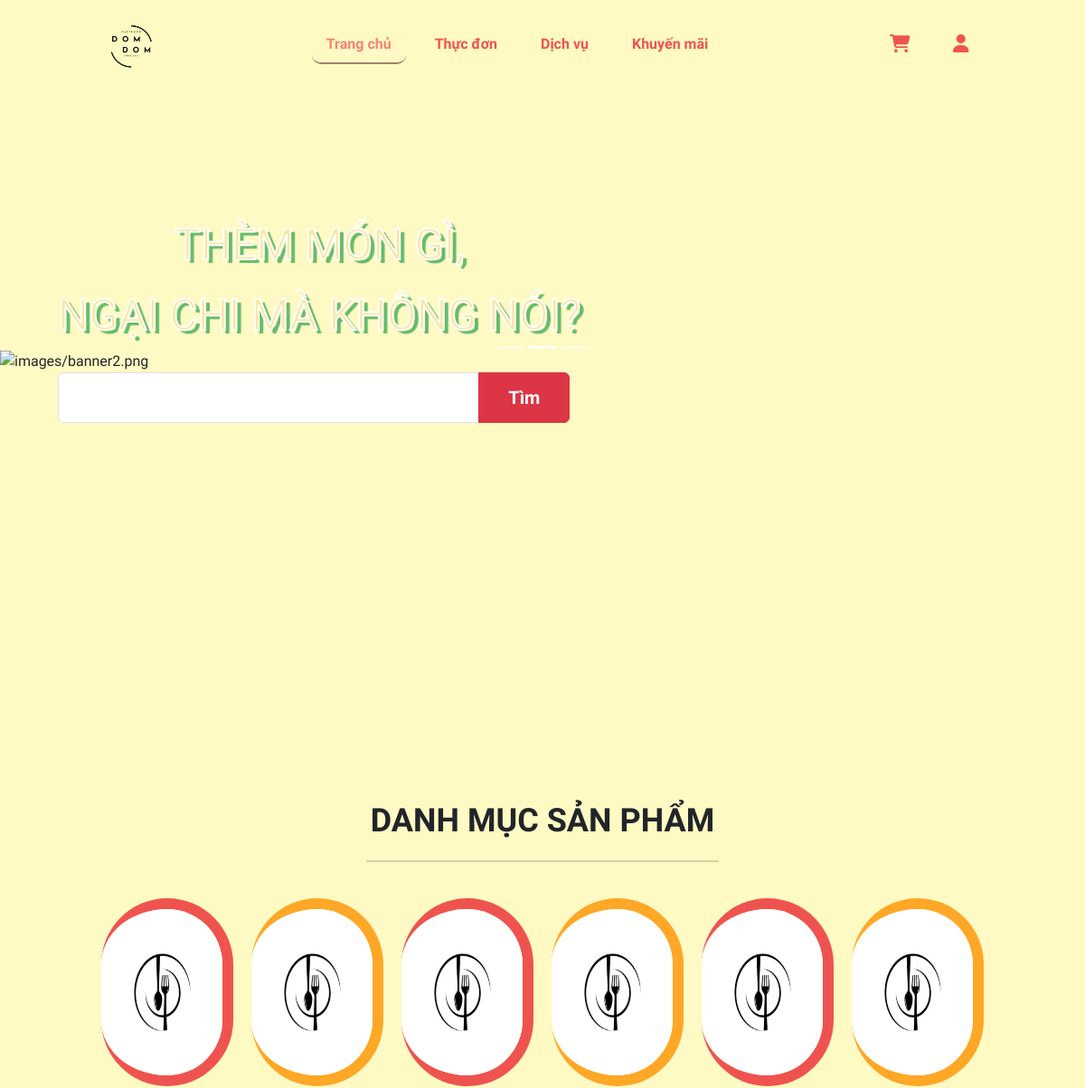
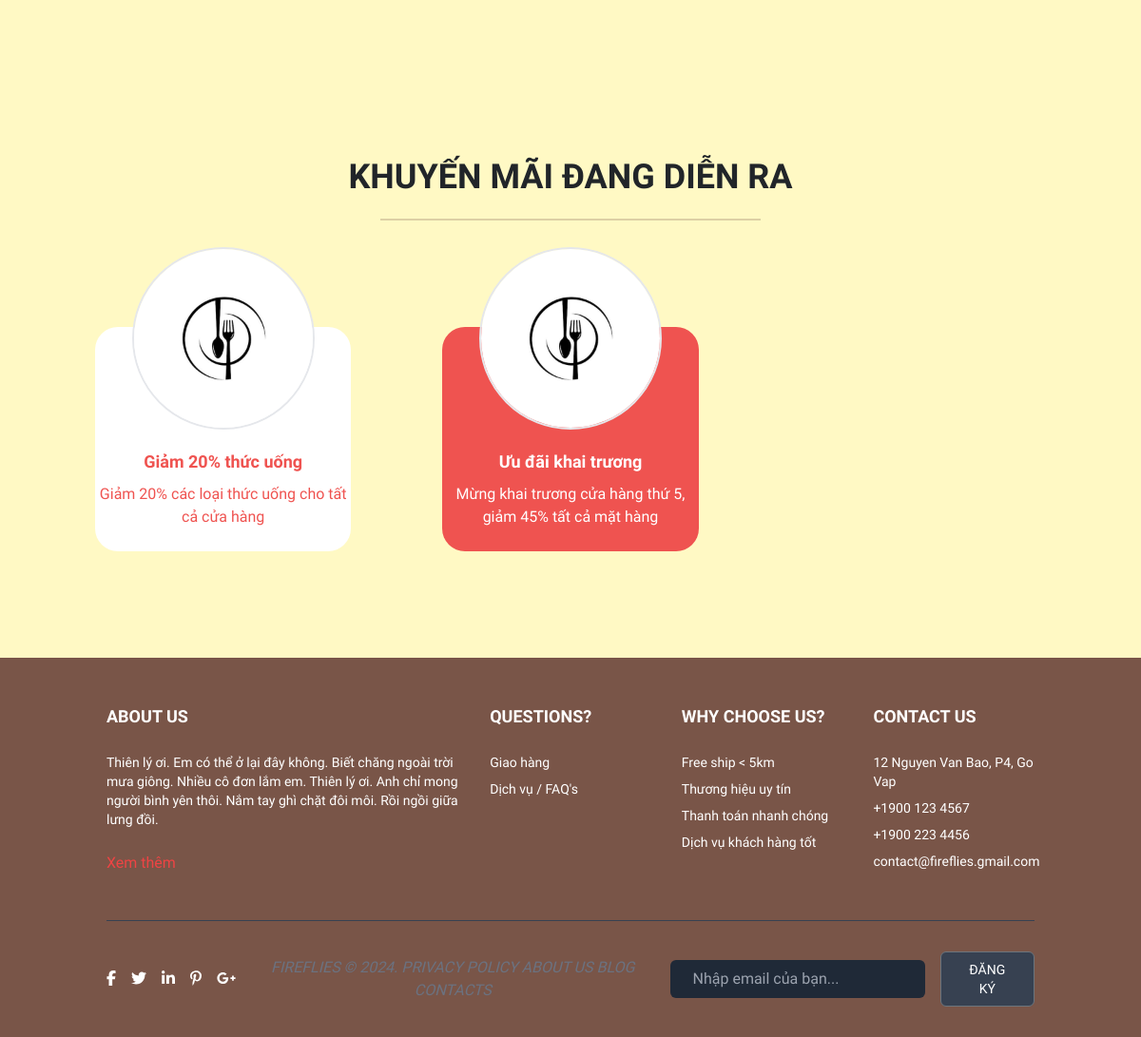
The page / on the database its author committed (2 pictures, top to bottom).
### tables this page shows
CREATE TABLE `dish` (
  `dishID` int(5) NOT NULL,
  `dishName` varchar(100) NOT NULL,
  `dishCategory` varchar(50) NOT NULL,
  `price` decimal(11,2) NOT NULL,
  `businessStatus` int(1) NOT NULL DEFAULT 1,
  `availabilityStatus` int(1) NOT NULL DEFAULT 1,
  `description` text DEFAULT NULL,
  `preparationProcess` text DEFAULT NULL,
  `image` varchar(50) NOT NULL
);

CREATE TABLE `promotion` (
  `promotionID` int(5) NOT NULL,
  `promotionName` varchar(100) NOT NULL,
  `discountPercentage` decimal(5,2) NOT NULL,
  `startDate` date NOT NULL DEFAULT current_timestamp(),
  `endDate` date NOT NULL DEFAULT current_timestamp(),
  `description` varchar(100) NOT NULL,
  `image` varchar(50) NOT NULL,
  `status` int(1) NOT NULL
);

### model/mCategories.php (called while the page is built, shortened)
<?php
class mCategories
{
    public function mGetAllCategory()
    {
        $db = new Database;
        $conn = $db->connect();
        $sql = "SELECT * FROM dish GROUP BY dishCategory";
        if ($conn != null)
            return $conn->query($sql);
        return 0;
    }
}

### model/mPromotions.php (called while the page is built, shortened)
<?php
class mPromotions
{
    public function showPromotions()
    {
        $db = new Database;
        $conn = $db->connect();
        $sql = "SELECT * FROM promotion";
        if ($conn != null)
            return $conn->query($sql);
        return 0;
    }
}

### controller/cCategories.php (the view, shortened to what this page needs)
<?php
class cCategories extends mCategories
{
    public function showCategoriesHome()
    {
        if ($this->mGetAllCategory()) {
            $result = $this->mGetAllCategory();
            $count = 0;
            $border = "";
            while ($row = $result->fetch_assoc()) {
                $count++;
                if ($count % 2 == 0)
                    $border = "#FFA726";
                else $border = "#EF5350";
                $img_dish = "images/dish/" . $row["image"];
                if (!file_exists($img_dish))
                    $img_dish = "images/nodish.png";
                echo "
                    <div class='text-center product-category'>
                        <a class='flex flex-col items-center' href='index.php?p=dish&c=".$row["dishCategory"]."&#ci'>
                            <div class='relative'>
                            <img alt='' class='rounded-full size-52' style='border-width: 12px; border-left: 0; border-color: " . $border . ";' src='".$img_dish."'/>
                            </div>
                            <div class='title-product py-2 px-4 rounded-lg w-fit'>
                            <h2 class='text-2xl text-light-500 font-bold uppercase'>" . $row["dishCategory"] . "</h2>
                            </div>
                        </a>
                    </div>";
            }
        } else echo "<p class='text-center col-span-3'>Chưa có dữ liệu!</p>";
    }
}

### controller/cPromotions.php (shortened to what this page needs)
<?php
class cPromotions extends mPromotions
{
    public function showPromotionsHome()
    {
        if ($this->showPromotions()) {
            $result = $this->showPromotions();
            $count = 0;
            $bg = "";
            $color = "";
            while ($row = $result->fetch_assoc()) {
                $count++;
                $img_pomotion = "images/promotion/".$row["image"];
                if (!file_exists($img_pomotion))
                    $img_pomotion = "images/nodish.png";
                if ($count % 2 == 0) {
                    $bg = "#EF5350";
                    $color = "rgb(255, 255, 255)";
                } else {
                    $bg = "rgba(255, 255, 255)";
                    $color = "#EF5350";
                }
                echo "
                    <div class='rounded-3xl pb-6 flex flex-col items-center h-fit relative hover:scale-125 transition-all' style='background-color: " . $bg . "; color: " . $color . ";'>
                        <img alt='" . $row["promotionName"] . "' class='rounded-full size-48 absolute bottom-32 border-dark-300 border-2' src='".$img_pomotion."'/>
                        <h2 class='text-lg font-semibold mt-32 mb-2'>" . $row["promotionName"] . "</h2>
                        <p class='text-md text-center'>" . $row["description"] . "</p>
                    </div>";
            }
        } else echo "<p class='text-center col-span-3'>Chưa có dữ liệu!</p>";
    }
}

### view/css/style.css (style rules this page uses)
:root { --primary-color: #FFA726; --secondary-color: #EF5350; --third-color: #FFF9C4; --fourth-color: #795548; --fifth-color: #66BB6A; }
.product-category { position: relative; }

### rows shown on the page
promotion: promotionName "Giảm 20% thức uống", description "Giảm 20% các loại thức uống cho tất cả cửa hàng"
promotion: promotionName "Ưu đãi khai trương", description "Mừng khai trương cửa hàng thứ 5, giảm 45% tất cả mặt hàng"
